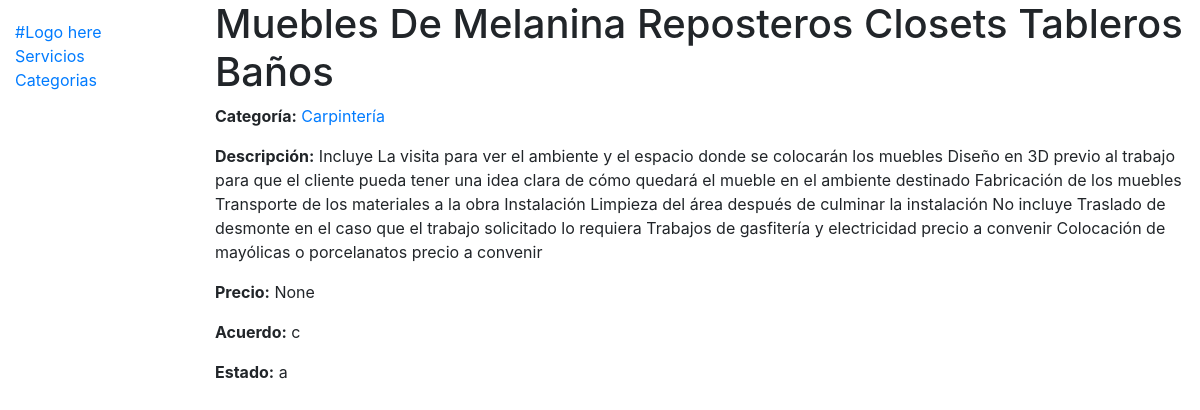
The page /catalogo/service/5 on the database its author committed.
### catalogo/models.py (models this page shows, shortened)
class Service(models.Model):
    title = models.CharField(max_length=200, verbose_name='título')
    description = models.TextField(max_length=5000, help_text='Ingrese la descripción del servicio', verbose_name='descripción')
    SERVICE_TYPE = (
        ('o', 'Ofrezco un servicio'),
        ('r', 'Requiero un servicio'),
    )
    service_type = models.CharField(
        max_length=1,
        choices=SERVICE_TYPE,
        default='o',
        help_text='Ofrezco/Requiero',
        verbose_name='tipo de servicio'
    )
    subcategory = models.ForeignKey('SubCategory',on_delete=models.SET_NULL, null=True, verbose_name='categoría')
    price = MoneyField(max_digits=8, decimal_places=0, default=None, null=True, blank=True, default_currency='PEN', verbose_name='precio')
    PRICE_TYPE = (
        ('c', 'A convenir'),
        ('f', 'Gratis'),
        ('n', 'Negociable'),
        ('x', 'Precio fijo'),
    )
    price_type = models.CharField(
        max_length=1,
        choices=PRICE_TYPE,
        default='c',
        help_text='Type of price',
        verbose_name='acuerdo'
    )
    SERVICE_STATUS = (
        ('a', 'Disponible'),
        ('e', 'Expirado'),
        ('c', 'Cancelado'),
    )
    status = models.CharField(
        max_length=1,
        choices=SERVICE_STATUS,
        blank=True,
        default='a',
        help_text='Estado del anuncio',
        verbose_name='estado'
    )
    due_date = models.DateField(null=True, blank=True, verbose_name='anuncio expira')
    applicant = models.ForeignKey(User, on_delete=models.SET_NULL, null=True, blank=True, verbose_name='usuario')
    class Meta:
        ordering = ['-due_date']
        verbose_name = 'servicio'

class SubCategory(models.Model):
    name = models.CharField(max_length=200, help_text='Ingrese una subcatecoría del servicio (ejm. idiomas, limpieza de hogar)', verbose_name='nombre')
    category = models.ForeignKey('Category',on_delete=models.SET_NULL, null=True, verbose_name='categoría')
    class Meta:
        verbose_name = 'subcategoría'
        ordering = ['category']
    def __str__(self):
        return self.name

### catalogo/views.py (the view)
# urls.py: path('service/<int:pk>', views.ServiceDetailView.as_view(), name='service-detail'),
class ServiceDetailView(generic.DetailView):
    model = Service

### catalogo/templates/catalogo/service_detail.html
{% extends "base_generic.html" %}
{% block content %}
  <h1>{{ service.title }}</h1>
  <p><strong>Categoría:</strong> <a href="">{{ service.subcategory }}</a></p>
  <p><strong>Descripción:</strong> {{ service.description }}</p>
  <p><strong>Precio:</strong> {{ service.price }}</p>
  <p><strong>Acuerdo:</strong> {{ service.price_type }}</p>
  <p><strong>Estado:</strong> {{ service.status }}</p>
{% endblock %}

### rows shown on the page
Service: title "Muebles De Melanina Reposteros Closets Tableros Baños", subcategory "Carpintería", description "Incluye La visita para ver el ambiente y el espacio donde se colocarán los muebles Diseño en 3D previo al trabajo para que el cliente pueda tener una idea clara de cómo quedará el mueble en el ambiente destinado Fabricación de los muebles Transporte de los materiales a la obra Instalación Limpieza del área después de culminar la instalación No incluye Traslado de desmonte en el caso que el trabajo solicitado lo requiera Trabajos de gasfitería y electricidad precio a convenir Colocación de mayólicas o porcelanatos precio a convenir", price "None", price_type "c", status "a"
